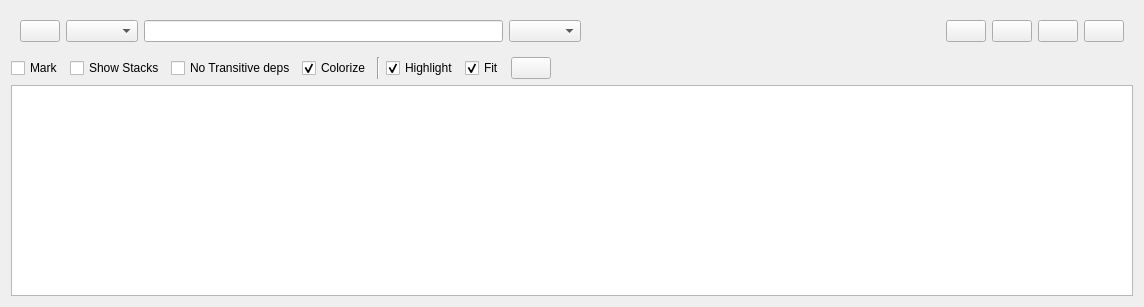
<?xml version="1.0" encoding="UTF-8"?>
<ui version="4.0">
 <class>RosPackGraphWidget</class>
 <widget class="QWidget" name="RosPackGraphWidget">
  <property name="enabled">
   <bool>true</bool>
  </property>
  <property name="geometry">
   <rect>
    <x>0</x>
    <y>0</y>
    <width>1144</width>
    <height>307</height>
   </rect>
  </property>
  <property name="windowTitle">
   <string>ROS Package Graph</string>
  </property>
  <layout class="QVBoxLayout" name="verticalLayout" stretch="0,0,0">
   <item>
    <widget class="QWidget" name="widget" native="true">
     <layout class="QHBoxLayout" name="horizontalLayout_6">
      <item>
       <widget class="QPushButton" name="refresh_graph_push_button">
        <property name="toolTip">
         <string>Refresh ROS graph</string>
        </property>
       </widget>
      </item>
      <item>
       <widget class="QComboBox" name="depth_combo_box">
        <property name="sizePolicy">
         <sizepolicy hsizetype="Minimum" vsizetype="Fixed">
          <horstretch>0</horstretch>
          <verstretch>0</verstretch>
         </sizepolicy>
        </property>
        <property name="toolTip">
         <string>Choose graph type</string>
        </property>
       </widget>
      </item>
      <item>
       <widget class="QLineEdit" name="filter_line_edit">
        <property name="toolTip">
         <string>Comma separated regex patterns / names, leading dash creates exclusion pattern. Example: gazebo, -test.*</string>
        </property>
        <property name="text">
         <string notr="true"/>
        </property>
       </widget>
      </item>
      <item>
       <widget class="QComboBox" name="directions_combo_box">
        <property name="sizePolicy">
         <sizepolicy hsizetype="Minimum" vsizetype="Fixed">
          <horstretch>0</horstretch>
          <verstretch>0</verstretch>
         </sizepolicy>
        </property>
       </widget>
      </item>
      <item>
       <spacer name="horizontalSpacer_2">
        <property name="orientation">
         <enum>Qt::Horizontal</enum>
        </property>
        <property name="sizeHint" stdset="0">
         <size>
          <width>40</width>
          <height>20</height>
         </size>
        </property>
       </spacer>
      </item>
      <item>
       <widget class="QPushButton" name="load_dot_push_button">
        <property name="toolTip">
         <string>Load DOT graph from file</string>
        </property>
       </widget>
      </item>
      <item>
       <widget class="QPushButton" name="save_dot_push_button">
        <property name="toolTip">
         <string>Save as DOT graph</string>
        </property>
       </widget>
      </item>
      <item>
       <widget class="QPushButton" name="save_as_svg_push_button">
        <property name="toolTip">
         <string>Save as SVG</string>
        </property>
       </widget>
      </item>
      <item>
       <widget class="QPushButton" name="save_as_image_push_button">
        <property name="toolTip">
         <string>Save as image</string>
        </property>
       </widget>
      </item>
     </layout>
    </widget>
   </item>
   <item>
    <layout class="QHBoxLayout" name="horizontalLayout" stretch="0,0,0,0,0,0,0,0,0">
     <item>
      <widget class="QCheckBox" name="mark_check_box">
       <property name="toolTip">
        <string>Mark Selected</string>
       </property>
       <property name="text">
        <string>Mark</string>
       </property>
      </widget>
     </item>
     <item>
      <widget class="QCheckBox" name="with_stacks_check_box">
       <property name="toolTip">
        <string>Show stacks</string>
       </property>
       <property name="text">
        <string>Show Stacks</string>
       </property>
      </widget>
     </item>
     <item>
      <widget class="QCheckBox" name="transitives_check_box">
       <property name="toolTip">
        <string>Do not show transitive / duplicate dependencies</string>
       </property>
       <property name="text">
        <string>No Transitive deps</string>
       </property>
      </widget>
     </item>
     <item>
      <widget class="QCheckBox" name="colorize_check_box">
       <property name="toolTip">
        <string>Random colors for stacks</string>
       </property>
       <property name="text">
        <string>Colorize</string>
       </property>
       <property name="checked">
        <bool>true</bool>
       </property>
      </widget>
     </item>
     <item>
      <widget class="Line" name="line">
       <property name="orientation">
        <enum>Qt::Vertical</enum>
       </property>
      </widget>
     </item>
     <item>
      <widget class="QCheckBox" name="highlight_connections_check_box">
       <property name="toolTip">
        <string>Highlight incoming and outgoing connections on mouse over</string>
       </property>
       <property name="text">
        <string>Highlight</string>
       </property>
       <property name="checked">
        <bool>true</bool>
       </property>
      </widget>
     </item>
     <item>
      <widget class="QCheckBox" name="auto_fit_graph_check_box">
       <property name="toolTip">
        <string>Automatically fit graph into view on update</string>
       </property>
       <property name="text">
        <string>Fit</string>
       </property>
       <property name="checked">
        <bool>true</bool>
       </property>
      </widget>
     </item>
     <item>
      <widget class="QPushButton" name="fit_in_view_push_button">
       <property name="toolTip">
        <string>Fit graph in view</string>
       </property>
      </widget>
     </item>
     <item>
      <spacer name="horizontalSpacer">
       <property name="orientation">
        <enum>Qt::Horizontal</enum>
       </property>
       <property name="sizeHint" stdset="0">
        <size>
         <width>40</width>
         <height>20</height>
        </size>
       </property>
      </spacer>
     </item>
    </layout>
   </item>
   <item>
    <widget class="InteractiveGraphicsView" name="graphics_view">
     <property name="renderHints">
      <set>QPainter::Antialiasing|QPainter::HighQualityAntialiasing|QPainter::SmoothPixmapTransform|QPainter::TextAntialiasing</set>
     </property>
     <property name="resizeAnchor">
      <enum>QGraphicsView::AnchorViewCenter</enum>
     </property>
    </widget>
   </item>
  </layout>
 </widget>
 <customwidgets>
  <customwidget>
   <class>InteractiveGraphicsView</class>
   <extends>QGraphicsView</extends>
   <header>rqt_graph.interactive_graphics_view</header>
  </customwidget>
 </customwidgets>
 <resources/>
 <connections/>
</ui>
